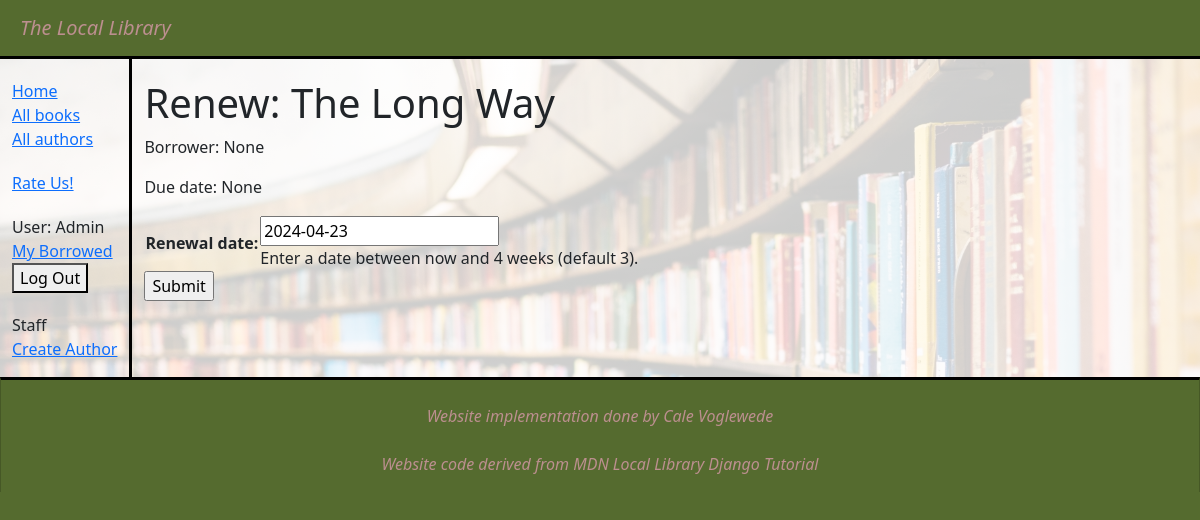
The app's page /catalog/book/93ff9bed-3c65-4d90-9a6c-aa444b23bf20/renew/ (signed in), older data.
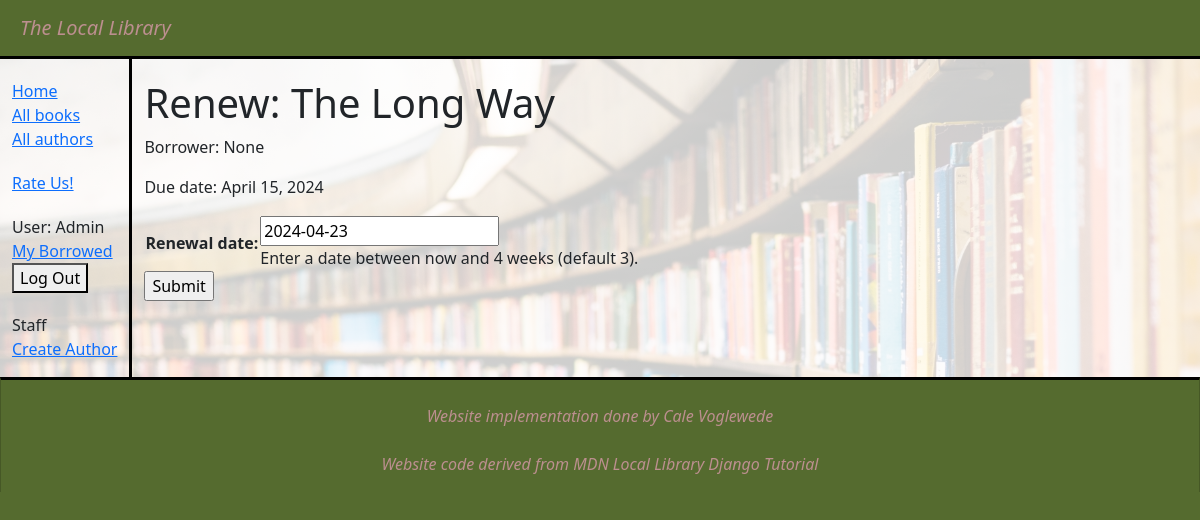
The same page, newer data.
### catalog/models.py (models this page shows, shortened)
class BookInstance(models.Model):
    id = models.UUIDField(primary_key=True, default=uuid.uuid4,
                          help_text="Unique ID for this particular book across whole library")
    book = models.ForeignKey('Book', on_delete=models.RESTRICT, null=True)
    imprint = models.CharField(max_length=200)
    due_back = models.DateField(null=True, blank=True)
    borrower = models.ForeignKey(
        settings.AUTH_USER_MODEL, on_delete=models.SET_NULL, null=True, blank=True)
    @property
    def is_overdue(self):
        return bool(self.due_back and date.today() > self.due_back)
    LOAN_STATUS = (
        ('d', 'Maintenance'),
        ('o', 'On loan'),
        ('a', 'Available'),
        ('r', 'Reserved'),
    )
    status = models.CharField(
        max_length=1,
        choices=LOAN_STATUS,
        blank=True,
        default='d',
        help_text='Book availability')
    class Meta:
        ordering = ['due_back']
        permissions = (("can_mark_returned", "Set book as returned"),)

class Book(models.Model):
    title = models.CharField(max_length=200)
    author = models.ForeignKey('Author', on_delete=models.RESTRICT, null=True)
    summary = models.TextField(
        max_length=1000, help_text="Enter a brief description of the book")
    isbn = models.CharField('ISBN', max_length=13,
                            unique=True,
                            help_text='13 Character <a href="https://www.isbn-international.org/content/what-isbn'
                                      '">ISBN number</a>')
    genre = models.ManyToManyField(
        Genre, help_text="Select a genre for this book")
    language = models.ForeignKey(
        'Language', on_delete=models.SET_NULL, null=True)
    class Meta:
        ordering = ['title', 'author']
    def display_genre(self):
        """Creates a string for the Genre. This is required to display genre in Admin."""
        return ', '.join([genre.name for genre in self.genre.all()[:3]])
    display_genre.short_description = 'Genre'
    def display_genre(self):
        """Create a string for the Genre. This is required to display genre in Admin."""
        return ', '.join(genre.name for genre in self.genre.all()[:3])
    display_genre.short_description = 'Genre'

### catalog/views.py (the view)
# urls.py: path('book/<uuid:pk>/renew/', views.renew_book_librarian, name='renew-book-librarian'),
@login_required
@permission_required('catalog.change_bookinstance', raise_exception=True)
def renew_book_librarian(request, pk):
    book_instance = get_object_or_404(BookInstance, pk=pk)
    if request.method == 'POST':
        form = RenewBookForm(request.POST)
        if form.is_valid():
            book_instance.due_back = form.cleaned_data['renewal_date']
            book_instance.save()
            return HttpResponseRedirect(reverse('index'))
    else:
        proposed_renewal_date = datetime.date.today() + datetime.timedelta(weeks=3)
        form = RenewBookForm(initial={'renewal_date': proposed_renewal_date})
    context = {
        'form': form,
        'book_instance': book_instance,
    }
    return render(request, 'catalog/book_renew_librarian.html', context)

### catalog/forms.py
class RenewBookForm(forms.Form):
    renewal_date = forms.DateField(help_text="Enter a date between now and 4 weeks (default 3).")

### catalog/templates/catalog/book_renew_librarian.html (shortened to what this page needs)
{% extends "base_generic.html" %} {% block content %}
<h1>Renew: {{ book_instance.book.title }}</h1>
<p>Borrower: {{ book_instance.borrower }}</p>
<p {% if book_instance.is_overdue %} class="text-danger" {% endif %}>
  Due date: {{ book_instance.due_back }}
</p>
<form action="" method="post">
  <table>
    {{ form.as_table }}
  </table>
  <input type="submit" value="Submit" />
</form>
{% endblock %}

Row changes from the older to the newer data that the page shows:
changed BookInstance "None": due_back "None" → "April 15, 2024"
